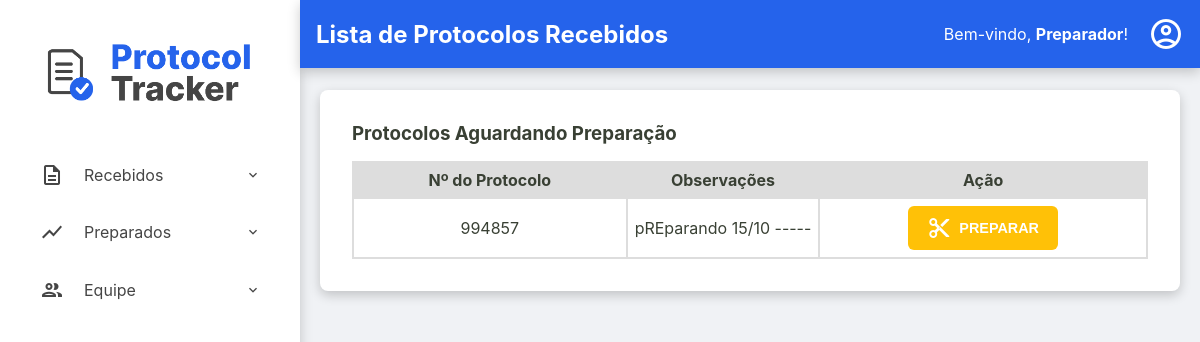
Page /preparadores/recebidos (signed in) on the earlier database version.
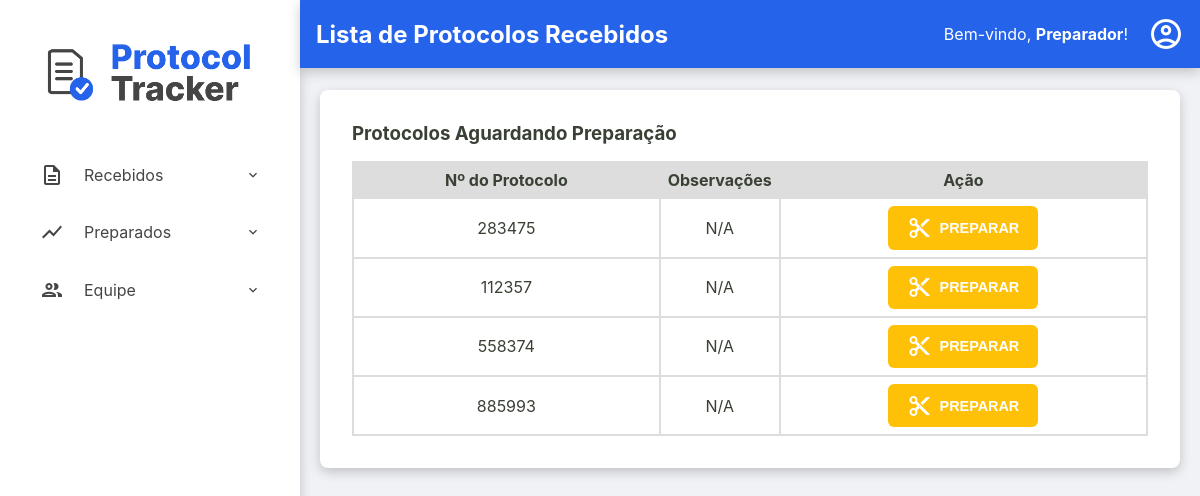
Same page on the later database version.
### tables this page shows
CREATE TABLE usuarios (
    id INTEGER PRIMARY KEY AUTOINCREMENT,
    nome TEXT NOT NULL,
    email TEXT NOT NULL UNIQUE,
    cpf TEXT NOT NULL UNIQUE,
    hash_senha TEXT NOT NULL,
    permissao TEXT NOT NULL,
    data_criacao TEXT NOT NULL DEFAULT CURRENT_TIMESTAMP,
    status INTEGER NOT NULL DEFAULT 1
  );

CREATE TABLE protocolos (
    id TEXT PRIMARY KEY,
    id_remessa TEXT NOT NULL,
    numero_protocolo TEXT NOT NULL UNIQUE,
    data_preparacao TEXT NULL,
    id_preparador INTEGER NULL,
    data_digitalizacao TEXT NULL,
    id_digitalizador INTEGER NULL,
    status TEXT NOT NULL DEFAULT 'RECEBIDO',
    quantidade_paginas INTEGER NULL CHECK (quantidade_paginas >= 0),
    observacoes TEXT NULL,
    FOREIGN KEY (id_remessa) REFERENCES remessas (id),
    FOREIGN KEY (id_preparador) REFERENCES usuarios (id),
    FOREIGN KEY (id_digitalizador) REFERENCES usuarios (id)
  );

### src/Controller/ProtocoloController.php (called while the page is built, shortened)
<?php
class ProtocoloController
{
    private ?Usuario $usuario_logado = null;
    private ?string $permissao = null;
    public function __construct(
        private ProtocoloRepository $protocoloRepository,
        private ProtocoloService $protocoloService,
        private UsuarioRepository $usuarioRepository,
        private RemessaRepository $remessaRepository,
        private DashboardService $dashboardService
    ) {
        $id_usuario = $_SESSION['usuario_logado_id'] ?? null;
        if ($id_usuario) {
            $this->usuario_logado = $this->usuarioRepository->findById($id_usuario);
        }
        if ($this->usuario_logado) {
            $this->permissao = $this->usuario_logado->getPermissao();
        }
    }
    public function preparadores_listaRecebidos()
    {
        try {
            $listaProtocolosRecebidos = $this->protocoloRepository->findByStatus('RECEBIDO');
            $titulo_da_pagina = "Lista de Protocolos Recebidos";
            $usuario_logado = $this->usuario_logado;
            $permissao = $this->permissao;
            require __DIR__ . '/../../templates/preparadores/recebidos.php';
        } catch (Exception $e) {
            $this->home($e->getMessage());
        }
    }
}

### src/Repository/UsuarioRepository.php (called while the page is built, shortened)
<?php
class UsuarioRepository implements UsuarioRepositoryInterface
{
    private PDO $connection;
    public function __construct(PDO $connection)
    {
        $this->connection = $connection;
    }
    public function findById(int $id): ?Usuario
    {
        $sqlQuery = "SELECT * FROM usuarios WHERE id = :id;";
        $stmt = $this->connection->prepare($sqlQuery);
        $stmt->bindValue(':id', $id);
        $stmt->execute();
        $dadosUsuario = $stmt->fetch();
        return Usuario::fromArray($dadosUsuario);
    }
}

### src/Model/Usuario.php (called while the page is built, shortened)
<?php
class Usuario {
    public function getNome(): string { return $this->nome; }
    public static function fromArray(array $array): self
    {
        try {
            $data_criacao = isset($array['data_criacao']) ? new DateTimeImmutable($array['data_criacao']) : null;
        } catch (Exception $e) {
            throw new Exception("Falha ao criar data");
        }
        return new self(
            (int) $array['id'],
            $array['nome'],
            $array['email'],
            $array['cpf'],
            $array['hash_senha'],
            $array['permissao'],
            $data_criacao,
            (bool) $array['status']
        );
    }
}

### src/Controller/Admin/RemessaController.php (called while the page is built, shortened)
<?php
class RemessaController
{
    public function __construct(
        private RemessaRepository $remessaRepository,
        private RemessaService $remessaService,
        private ProtocoloRepository $protocoloRepository,
        private ProtocoloService $protocoloService,
        private UsuarioRepository $usuarioRepository,
        private DashboardService $dashboardService,
        private UsuarioService $usuarioService
    ) {
        $id_usuario = $_SESSION['usuario_logado_id'] ?? null;
        if ($id_usuario) {
            $this->usuario_logado = $this->usuarioRepository->findById($id_usuario);
        }
    }
}

### src/Repository/ProtocoloRepository.php (called while the page is built, shortened)
<?php
class ProtocoloRepository implements ProtocoloRepositoryInterface
{
    private PDO $connection;
    public function __construct(PDO $connection)
    {
        $this->connection = $connection;
    }
    public function findByStatus(string $status): array
    {
        $sqlQuery = "SELECT * FROM protocolos WHERE status = :status;";
        $stmt = $this->connection->prepare($sqlQuery);
        $stmt->bindValue(':status', $status);
        $stmt->execute();
        return $this->hidrataLista($stmt);
    }
    private function hidrataLista(PDOStatement $stmt): array
    {
        $listaDeProtocolos = [];
        while($dadosProtocolo = $stmt->fetch()){
            $listaDeProtocolos[] = Protocolo::fromArray($dadosProtocolo);
        }
        return $listaDeProtocolos;
    }
}

### src/Model/Protocolo.php (called while the page is built, shortened)
<?php
class Protocolo {
    public function getId(): ?string { return $this->id; }
    public function getNumeroProtocolo(): string { return $this->numero_protocolo; }
    public function getObservacoes(): ?string { return $this->observacoes; }
    public static function fromArray(array $array): self
    {
        try {
            $data_preparacao = isset($array['data_preparacao']) ? new DateTimeImmutable($array['data_preparacao']) :  null;
            $data_digitalizacao = isset($array['data_digitalizacao']) ? new DateTimeImmutable($array['data_digitalizacao']) :  null;
        } catch (Exception $e) {
            throw new Exception("Falha ao criar data");
        }
        return new self(
            $array['id'],
            $array['id_remessa'],
            $array['numero_protocolo'],
            $data_preparacao,
            isset($array['id_preparador']) ? (int) $array['id_preparador'] : null,
            $data_digitalizacao,
            isset($array['id_digitalizador']) ? (int) $array['id_digitalizador'] : null,
            $array['status'],
            isset($array['quantidade_paginas']) ? (int) $array['quantidade_paginas'] : null,
            $array['observacoes'] ?? null,
        );
    }
}

### templates/preparadores/recebidos.php (the view, shortened to what this page needs)
<?php require __DIR__ . '/../components/_header.php'; ?>
<div class="listagem-container">
    <h3>Protocolos Aguardando Preparação</h3>
    <table class="protocolos-table datatable-js">
        <thead>
            <tr>
                <th>Nº do Protocolo</th>
                <th>Observações</th>
                <th class="acoes-header">Ação</th>
            </tr>
        </thead>
        <tbody>
            <?php foreach ($listaProtocolosRecebidos as $protocolo): ?>
                <tr>
                    <td><?= htmlspecialchars($protocolo->getNumeroProtocolo()) ?></td>
                    <td class="coluna-observacoes" title="<?= htmlspecialchars($protocolo->getObservacoes() ?? '') ?>">
                        <?= htmlspecialchars($protocolo->getObservacoes() ?? 'N/A') ?>
                    </td>
                    <td class="acoes-cell">
                        <button
                            type="button"
                            class="btn-acao-preparar open-modal-preparar"
                            data-protocolo-id="<?= htmlspecialchars($protocolo->getId()) ?>"
                            data-protocolo-numero="<?= htmlspecialchars($protocolo->getNumeroProtocolo()) ?>"
                        >
                            <span class="material-icons-outlined">content_cut</span> Preparar
                        </button>
                    </td>
                </tr>
            <?php endforeach; ?>
        </tbody>
    </table>
</div>
<?php require __DIR__ . '/../components/_footer.php'; ?>

### public/index.php (shortened to what this page needs)
<?php
try {
    $connection = ConnectionCreatorSqlite::createConnectionSqlite();
    $protocoloRepository = new ProtocoloRepository($connection);
    $remessaRepository = new RemessaRepository($connection);
    $usuarioRepository = new UsuarioRepository($connection);
    $dashboardService = new DashboardService($protocoloRepository, $remessaRepository);
    $protocoloService = new ProtocoloService($protocoloRepository, $remessaRepository, $usuarioRepository);
    $remessaService = new RemessaService($remessaRepository, $usuarioRepository, $protocoloRepository);
    $usuarioService = new UsuarioService($usuarioRepository);
    $remessaController = new RemessaController($remessaRepository, $remessaService, $protocoloRepository, $protocoloService, $usuarioRepository, $dashboardService, $usuarioService);
    $protocoloController = new ProtocoloController($protocoloRepository, $protocoloService, $usuarioRepository, $remessaRepository, $dashboardService);
    $url = $_SERVER['REQUEST_URI'];
    $url = parse_url($url, PHP_URL_PATH);
    $method = $_SERVER['REQUEST_METHOD'];
    switch ($url) {
        case '/preparadores/recebidos':
            if($method === 'GET'){
                $protocoloController->preparadores_listaRecebidos();
            }
            break;
    }
} catch (Exception $e) {
    http_response_code(500);
    echo "<p>Mensagem do Erro: " . $e->getMessage() . "</p>";
}

### templates/components/_header.php (shortened to what this page needs)
<!DOCTYPE html>
<html lang="pt-br">
<head>
    <link rel="stylesheet" href="/assets/css/style.css">
    <link rel="stylesheet" href="https://cdn.datatables.net/2.0.8/css/dataTables.dataTables.css">
</head>
<body>
    <div class="container-principal">
        <aside class="sidebar">
            <div class="sidebar-logo">
                <a href="/home"><img src="/assets/imgs/ProtocolTrackerLogo.png" alt="Logo Protocol Tracker"></a>
            </div>
            <nav>
                <ul>
                    <?php if ($permissao === 'preparador'): ?>
                        <li class="has-submenu">
                            <a><span class="material-icons-outlined">description</span> Recebidos</a>
                        </li>
                        <li class="has-submenu">
                            <a><span class="material-icons-outlined">show_chart</span> Preparados</a>
                        </li>
                        <li class="has-submenu">
                            <a><span class="material-icons-outlined">group</span> Equipe</a>
                        </li>
                    <?php endif; ?>
                </ul>
            </nav>
        </aside>
        <div class="div-conteudo-principal">
            <?php require __DIR__ . '/_content-header.php'; ?>
            <main class="conteudo-principal">

### templates/components/_content-header.php (shortened to what this page needs)
<div class="content-header">
    <div class="header-title">
        <h2><?= isset($titulo_da_pagina) ? htmlspecialchars($titulo_da_pagina) : 'Página sem Título' ?></h2>
    </div>
    <div class="logout">
        <?php if (isset($usuario_logado) && $usuario_logado): ?>
            <div class="welcome-message">
                <span>Bem-vindo, <strong><?= htmlspecialchars($usuario_logado->getNome()) ?></strong>!</span>
            </div>
            <div class="dropdown">
                <a href="#" id="user-menu-toggle" class="action-icon" title="Opções do Usuário">
                    <span class="material-icons-outlined">account_circle</span>
                </a>
            </div>
        <?php endif; ?>
    </div>
</div>

### templates/components/_footer.php (shortened to what this page needs)
            </main>
        </div>
    </div>
</body>
</html>

### public/assets/css/style.css (style rules this page uses)
:root { --cor-fundo-sidebar: #ffffff; --cor-fundo-sidebar-hover: #f2f6ff; --cor-fontes-sidebar: #454545; --cor-fundo-header: #2563eb; --cor-fontes-header: #ffffff; --cor-bordas: #ddd; --cor-fundo-body: #f0f2f5; --cor-fontes-body: #394034; --cor-fundo-sidebar-active: #dbe6ff; --cor-fontes-sidebar-active: #2563eb; --cor-bordas-focus: #80bdff; --cor-fontes-main-button: #ffffff; --cor-main-button: #2563eb; --cor-fontes-cards: #696969; --cor-icones-header: #969696; --cor-icones-header-hover: #007bff; --cor-primaria-erro: #ff2c2c; }
* { margin: 0; padding: 0; box-sizing: border-box; }
body { font-family: -apple-system, BlinkMacSystemFont, 'Segoe UI', Roboto, 'Helvetica Neue', Arial, sans-serif; background-color: var(--cor-fundo-body); color: var(--cor-fontes-body); display: flex; flex-direction: column; min-height: 100vh; }
a { text-decoration: none; }
.sidebar { width: 300px; background-color: var(--cor-fundo-sidebar); box-shadow: 0 4px 12px rgba(0,0,0,0.2); padding: 1.5rem; flex-shrink: 0; }
.sidebar nav ul { list-style: none; }
.sidebar nav ul li a { display: block; color: var(--cor-fontes-sidebar); padding: 0.8rem 1rem; border-radius: 6px; margin-bottom: 0.5rem; transition: background-color 0.2s ease-in-out; }
.sidebar-logo { text-align: center; margin-bottom: 1.5rem; }
.sidebar-logo img { max-width: 100%; height: auto; }
.content-header { width: 100%; margin: 0 auto 1.4rem auto; display: flex; justify-content: space-between; align-items: center; background-color: var(--cor-fundo-header); color: var(--cor-fontes-header); box-shadow: 0 4px 12px rgba(0,0,0,0.2); padding: 1rem; }
.content-header span { color: var(--cor-fontes-header); }
.action-icon { color: var(--cor-icones-header); transition: color 0.2s; display: flex; align-items: center; }
.action-icon .material-icons-outlined { font-size: 36px; }
.div-conteudo-principal { width: 100%; }
.container-principal { display: flex; flex-grow: 1; }
.conteudo-principal { flex-grow: 1; overflow-y: visible; display: flex; flex-direction: column; align-items: center; padding: 0 20px; }
.busca-form-container, .listagem-container { width: 100%; max-width: 1400px; box-shadow: 0 4px 12px rgba(0,0,0,0.2); margin: 0 auto; background-color: var(--cor-fundo-sidebar); padding: 2rem; border-radius: 8px; }
.listagem-container h3 { margin-bottom: 1rem; }
.protocolos-table { width: 100%; border-collapse: collapse; border-spacing: 0; }
.protocolos-table .coluna-observacoes { max-width: 200px; width: 10%; white-space: nowrap; overflow: hidden; text-overflow: ellipsis; }
.protocolos-table th, .protocolos-table td { padding: 7px; border: 2px solid var(--cor-bordas); text-align: center; vertical-align: middle; }
.protocolos-table thead { background-color: var(--cor-bordas); }
.acoes-header { text-align: center; }
.acoes-cell { display: table-cell; text-align: center; vertical-align: middle; gap: 5px; }
.material-icons-outlined { vertical-align: middle; }
.dropdown { position: relative; display: inline-block; }
.logout { display: flex; align-items: center; justify-content: center; gap: 20px; }
.sidebar nav ul li { position: relative; }
.sidebar nav ul li.has-submenu > a::after { content: 'expand_more'; font-family: 'Material Icons Outlined'; position: absolute; right: 15px; transition: transform 0.3s ease-in-out; }
.sidebar nav ul li > a { cursor: pointer; display: flex; align-items: center; gap: 20px; }
.btn-acao-preparar { display: inline-flex; align-items: center; gap: 8px; padding: 0.6rem 1.2rem; font-size: 0.9rem; font-weight: bold; color: #fff; background-color: #ffc107; border: none; border-radius: 6px; cursor: pointer; transition: background-color 0.2s; text-transform: uppercase; }

Differences in the rows shown:
no longer on this page (row edited): protocolos: numero_protocolo "994857", observacoes "pREparando 15/10 -----"
added protocolos: numero_protocolo "283475", observacoes "N/A"
added protocolos: numero_protocolo "112357", observacoes "N/A"
added protocolos: numero_protocolo "558374", observacoes "N/A"
added protocolos: numero_protocolo "885993", observacoes "N/A"
